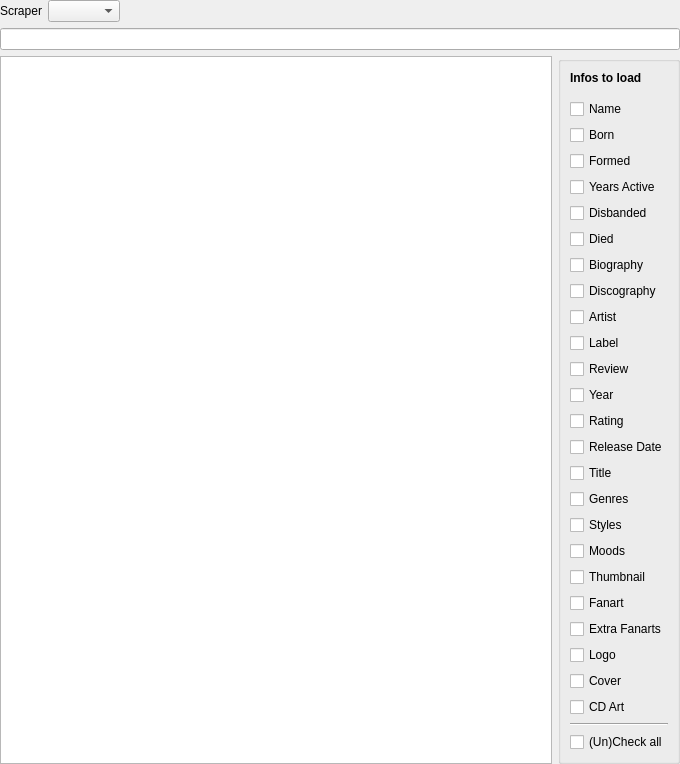
<?xml version="1.0" encoding="UTF-8"?>
<ui version="4.0">
 <class>MusicSearchWidget</class>
 <widget class="QWidget" name="MusicSearchWidget">
  <property name="geometry">
   <rect>
    <x>0</x>
    <y>0</y>
    <width>680</width>
    <height>640</height>
   </rect>
  </property>
  <property name="windowTitle">
   <string notr="true">Form</string>
  </property>
  <layout class="QVBoxLayout" name="verticalLayout">
   <property name="leftMargin">
    <number>0</number>
   </property>
   <property name="topMargin">
    <number>0</number>
   </property>
   <property name="rightMargin">
    <number>0</number>
   </property>
   <property name="bottomMargin">
    <number>0</number>
   </property>
   <item>
    <layout class="QHBoxLayout" name="horizontalLayout_2">
     <item>
      <widget class="QLabel" name="label">
       <property name="text">
        <string>Scraper</string>
       </property>
      </widget>
     </item>
     <item>
      <widget class="QComboBox" name="comboScraper"/>
     </item>
     <item>
      <spacer name="horizontalSpacer_2">
       <property name="orientation">
        <enum>Qt::Horizontal</enum>
       </property>
       <property name="sizeHint" stdset="0">
        <size>
         <width>40</width>
         <height>20</height>
        </size>
       </property>
      </spacer>
     </item>
    </layout>
   </item>
   <item>
    <widget class="MyLineEdit" name="searchString"/>
   </item>
   <item>
    <layout class="QHBoxLayout" name="horizontalLayout_3" stretch="0,0">
     <item>
      <widget class="QTableWidget" name="results">
       <property name="editTriggers">
        <set>QAbstractItemView::NoEditTriggers</set>
       </property>
       <property name="alternatingRowColors">
        <bool>true</bool>
       </property>
       <property name="selectionMode">
        <enum>QAbstractItemView::SingleSelection</enum>
       </property>
       <property name="selectionBehavior">
        <enum>QAbstractItemView::SelectRows</enum>
       </property>
       <property name="showGrid">
        <bool>false</bool>
       </property>
       <attribute name="horizontalHeaderVisible">
        <bool>false</bool>
       </attribute>
       <attribute name="horizontalHeaderStretchLastSection">
        <bool>true</bool>
       </attribute>
       <attribute name="verticalHeaderVisible">
        <bool>false</bool>
       </attribute>
       <column>
        <property name="text">
         <string>Result</string>
        </property>
       </column>
      </widget>
     </item>
     <item>
      <layout class="QVBoxLayout" name="verticalLayout_2">
       <item>
        <widget class="QGroupBox" name="groupBox">
         <property name="sizePolicy">
          <sizepolicy hsizetype="Preferred" vsizetype="Maximum">
           <horstretch>0</horstretch>
           <verstretch>0</verstretch>
          </sizepolicy>
         </property>
         <property name="title">
          <string/>
         </property>
         <layout class="QVBoxLayout" name="verticalLayout_4">
          <item>
           <widget class="QLabel" name="label_2">
            <property name="font">
             <font>
              <weight>75</weight>
              <bold>true</bold>
             </font>
            </property>
            <property name="text">
             <string>Infos to load</string>
            </property>
           </widget>
          </item>
          <item>
           <spacer name="verticalSpacer_2">
            <property name="orientation">
             <enum>Qt::Vertical</enum>
            </property>
            <property name="sizeType">
             <enum>QSizePolicy::Fixed</enum>
            </property>
            <property name="sizeHint" stdset="0">
             <size>
              <width>20</width>
              <height>8</height>
             </size>
            </property>
           </spacer>
          </item>
          <item>
           <widget class="MyCheckBox" name="chkName">
            <property name="text">
             <string>Name</string>
            </property>
            <property name="type" stdset="0">
             <string notr="true">artist</string>
            </property>
           </widget>
          </item>
          <item>
           <widget class="MyCheckBox" name="chkBorn">
            <property name="text">
             <string>Born</string>
            </property>
            <property name="type" stdset="0">
             <string notr="true">artist</string>
            </property>
           </widget>
          </item>
          <item>
           <widget class="MyCheckBox" name="chkFormed">
            <property name="text">
             <string>Formed</string>
            </property>
            <property name="type" stdset="0">
             <string notr="true">artist</string>
            </property>
           </widget>
          </item>
          <item>
           <widget class="MyCheckBox" name="chkYearsActive">
            <property name="text">
             <string>Years Active</string>
            </property>
            <property name="type" stdset="0">
             <string notr="true">artist</string>
            </property>
           </widget>
          </item>
          <item>
           <widget class="MyCheckBox" name="chkDisbanded">
            <property name="text">
             <string>Disbanded</string>
            </property>
            <property name="type" stdset="0">
             <string notr="true">artist</string>
            </property>
           </widget>
          </item>
          <item>
           <widget class="MyCheckBox" name="chkDied">
            <property name="text">
             <string>Died</string>
            </property>
            <property name="type" stdset="0">
             <string notr="true">artist</string>
            </property>
           </widget>
          </item>
          <item>
           <widget class="MyCheckBox" name="chkBiography">
            <property name="text">
             <string>Biography</string>
            </property>
            <property name="type" stdset="0">
             <string notr="true">artist</string>
            </property>
           </widget>
          </item>
          <item>
           <widget class="MyCheckBox" name="chkDiscography">
            <property name="text">
             <string>Discography</string>
            </property>
            <property name="type" stdset="0">
             <string notr="true">artist</string>
            </property>
           </widget>
          </item>
          <item>
           <widget class="MyCheckBox" name="chkArtist">
            <property name="text">
             <string>Artist</string>
            </property>
            <property name="type" stdset="0">
             <string notr="true">album</string>
            </property>
           </widget>
          </item>
          <item>
           <widget class="MyCheckBox" name="chkLabel">
            <property name="text">
             <string>Label</string>
            </property>
            <property name="type" stdset="0">
             <string notr="true">album</string>
            </property>
           </widget>
          </item>
          <item>
           <widget class="MyCheckBox" name="chkReview">
            <property name="text">
             <string>Review</string>
            </property>
            <property name="type" stdset="0">
             <string notr="true">album</string>
            </property>
           </widget>
          </item>
          <item>
           <widget class="MyCheckBox" name="chkYear">
            <property name="text">
             <string>Year</string>
            </property>
            <property name="type" stdset="0">
             <string notr="true">album</string>
            </property>
           </widget>
          </item>
          <item>
           <widget class="MyCheckBox" name="chkRating">
            <property name="text">
             <string>Rating</string>
            </property>
            <property name="type" stdset="0">
             <string notr="true">album</string>
            </property>
           </widget>
          </item>
          <item>
           <widget class="MyCheckBox" name="chkReleaseDate">
            <property name="text">
             <string>Release Date</string>
            </property>
            <property name="type" stdset="0">
             <string notr="true">album</string>
            </property>
           </widget>
          </item>
          <item>
           <widget class="MyCheckBox" name="chkTitle">
            <property name="text">
             <string>Title</string>
            </property>
            <property name="type" stdset="0">
             <string notr="true">album</string>
            </property>
           </widget>
          </item>
          <item>
           <widget class="MyCheckBox" name="chkGenres">
            <property name="text">
             <string>Genres</string>
            </property>
            <property name="type" stdset="0">
             <string notr="true">both</string>
            </property>
           </widget>
          </item>
          <item>
           <widget class="MyCheckBox" name="chkStyles">
            <property name="text">
             <string>Styles</string>
            </property>
            <property name="type" stdset="0">
             <string notr="true">both</string>
            </property>
           </widget>
          </item>
          <item>
           <widget class="MyCheckBox" name="chkMoods">
            <property name="text">
             <string>Moods</string>
            </property>
            <property name="type" stdset="0">
             <string notr="true">both</string>
            </property>
           </widget>
          </item>
          <item>
           <widget class="MyCheckBox" name="chkThumb">
            <property name="text">
             <string>Thumbnail</string>
            </property>
            <property name="type" stdset="0">
             <string notr="true">artist</string>
            </property>
           </widget>
          </item>
          <item>
           <widget class="MyCheckBox" name="chkFanart">
            <property name="text">
             <string>Fanart</string>
            </property>
            <property name="type" stdset="0">
             <string notr="true">artist</string>
            </property>
           </widget>
          </item>
          <item>
           <widget class="MyCheckBox" name="chkExtraFanarts">
            <property name="text">
             <string>Extra Fanarts</string>
            </property>
            <property name="type" stdset="0">
             <string notr="true">artist</string>
            </property>
           </widget>
          </item>
          <item>
           <widget class="MyCheckBox" name="chkLogo">
            <property name="text">
             <string>Logo</string>
            </property>
            <property name="type" stdset="0">
             <string notr="true">artist</string>
            </property>
           </widget>
          </item>
          <item>
           <widget class="MyCheckBox" name="chkCover">
            <property name="text">
             <string>Cover</string>
            </property>
            <property name="type" stdset="0">
             <string notr="true">album</string>
            </property>
           </widget>
          </item>
          <item>
           <widget class="MyCheckBox" name="chkCdArt">
            <property name="text">
             <string>CD Art</string>
            </property>
            <property name="type" stdset="0">
             <string notr="true">album</string>
            </property>
           </widget>
          </item>
          <item>
           <widget class="Line" name="line">
            <property name="orientation">
             <enum>Qt::Horizontal</enum>
            </property>
           </widget>
          </item>
          <item>
           <widget class="QCheckBox" name="chkUnCheckAll">
            <property name="text">
             <string>(Un)Check all</string>
            </property>
           </widget>
          </item>
         </layout>
        </widget>
       </item>
       <item>
        <spacer name="verticalSpacer">
         <property name="orientation">
          <enum>Qt::Vertical</enum>
         </property>
         <property name="sizeHint" stdset="0">
          <size>
           <width>20</width>
           <height>40</height>
          </size>
         </property>
        </spacer>
       </item>
      </layout>
     </item>
    </layout>
   </item>
  </layout>
 </widget>
 <customwidgets>
  <customwidget>
   <class>MyCheckBox</class>
   <extends>QCheckBox</extends>
   <header location="global">ui/small_widgets/MyCheckBox.h</header>
  </customwidget>
  <customwidget>
   <class>MyLineEdit</class>
   <extends>QLineEdit</extends>
   <header>ui/small_widgets/MyLineEdit.h</header>
  </customwidget>
 </customwidgets>
 <resources/>
 <connections/>
</ui>
